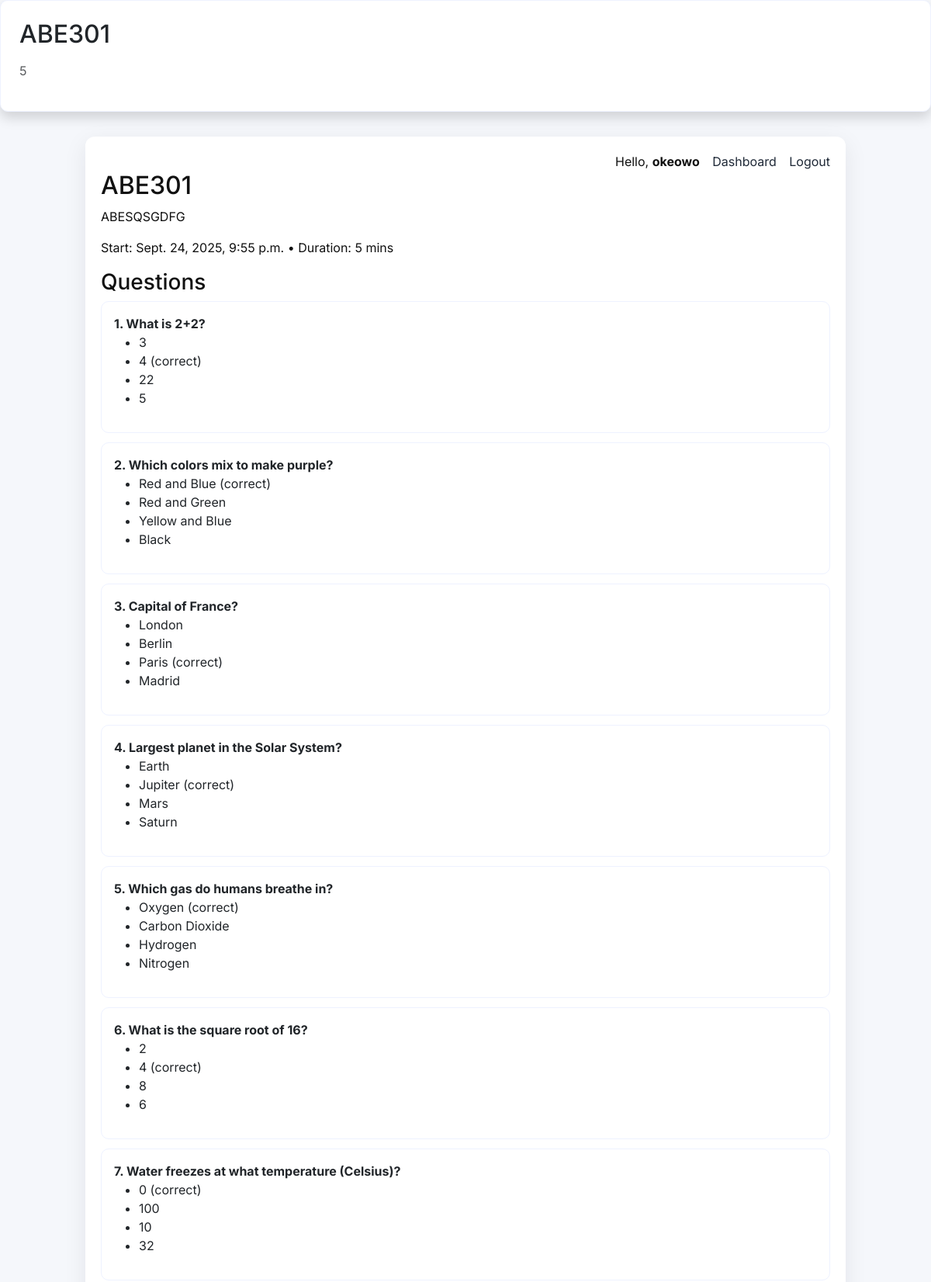
/exam/10/ (signed in, upper part), run on the app's committed database.
### exams/models.py (models this page shows, shortened)
class Exam(models.Model):
    title = models.CharField(max_length=255)
    description = models.TextField(blank=True)
    start_time = models.DateTimeField(null=True, blank=True)
    duration_minutes = models.PositiveIntegerField(default=10)
    created_by = models.ForeignKey(User, on_delete=models.SET_NULL, null=True, related_name='created_exams')

class Question(models.Model):
    exam = models.ForeignKey(Exam, on_delete=models.CASCADE, related_name='questions')
    text = models.TextField()

class Choice(models.Model):
    question = models.ForeignKey(Question, on_delete=models.CASCADE, related_name='choices')
    text = models.CharField(max_length=1000)
    is_correct = models.BooleanField(default=False)

### exams/views.py (the view, shortened to what this page needs)
# urls.py: path('exam/<int:exam_id>/', views.exam_detail, name='exam_detail'),
@login_required
def exam_detail(request, exam_id):
    exam = get_object_or_404(Exam, id=exam_id)
    profile = request.user.profile
    if profile.role == 'staff' and exam.created_by == request.user:
        return render(request, 'exams/exam_detail_staff.html', {'exam': exam})

### exams/templates/exams/exam_detail_staff.html (shortened to what this page needs)
{% extends 'exams/base.html' %}
{% block content %}
<h2>{{ exam.title }}</h2>
<p>{{ exam.description }}</p>
<p>Start: {{ exam.start_time }} • Duration: {{ exam.duration_minutes }} mins</p>
<h3>Questions</h3>
<div>
  {% for q in exam.questions.all %}
    <div class="card">
      <strong>{{ forloop.counter }}. {{ q.text }}</strong>
      <ul>
        {% for c in q.choices.all %}
          <li>{{ c.text }} {% if c.is_correct %}(correct){% endif %}</li>
        {% endfor %}
      </ul>
    </div>
  {% empty %}
    <p>No questions yet. Upload a Word file or add manually.</p>
  {% endfor %}
</div>
{% endblock %}

### exams/templates/exams/base.html (shortened to what this page needs)
<!doctype html>
<html>
<head>
  <link href="https://cdn.jsdelivr.net/npm/bootstrap@5.3.0/dist/css/bootstrap.min.css" rel="stylesheet">
<div class="card p-4 shadow">
  <h2 class="mb-3">{{ exam.title }}</h2>
  <p class="text-muted">{{ exam.duration_minutes }}</p>
</div>
</head>
<body>
  <div class="container">
    <header>
      <nav>
        {% if user.is_authenticated %}
          Hello, <strong>{{ user.username }}</strong>
          <a href="{% url 'exams:dashboard' %}">Dashboard</a>
          <a href="{% url 'exams:logout' %}">Logout</a>
        {% else %}
          <a href="{% url 'exams:login' %}">Login</a>
          <a href="{% url 'exams:register' %}">Register</a>
        {% endif %}
      </nav>
    </header>
    <main>
      {% block content %}{% endblock %}
    </main>
  </div>
</body>
</html>

### exams/templates/exams/base.html (style rules this page uses)
body { font-family:Inter,system-ui,Segoe UI,Roboto,Helvetica,Arial;margin:0;background:#f5f7fb;color:#111 }
.container { max-width:980px;margin:32px auto;padding:20px;background:white;border-radius:12px;box-shadow:0 8px 30px rgba(14,30,37,.08) }
header { display:flex;justify-content:space-between;align-items:center }
nav a { margin-left:12px;text-decoration:none;color:#1f2937 }
.card { padding:16px;border-radius:10px;background:#fff;border:1px solid #eef2ff;margin-bottom:12px }

### data on the page
Exam: title "ABE301", duration_minutes "5", description "ABESQSGDFG", start_time "Sept. 24, 2025, 9:55 p.m."
Question: text "What is 2+2?"
Choice: text "3"
Choice: text "4", is_correct "(correct)"
Choice: text "22"
Choice: text "5"
Question: text "Which colors mix to make purple?"
Choice: text "Red and Blue", is_correct "(correct)"
Choice: text "Red and Green"
Choice: text "Yellow and Blue"
Choice: text "Black"
Question: text "Capital of France?"
Choice: text "London"
Choice: text "Berlin"
Choice: text "Paris", is_correct "(correct)"
Choice: text "Madrid"
Question: text "Largest planet in the Solar System?"
Choice: text "Earth"
Choice: text "Jupiter", is_correct "(correct)"
Choice: text "Mars"
Choice: text "Saturn"
Question: text "Which gas do humans breathe in?"
Choice: text "Oxygen", is_correct "(correct)"
Choice: text "Carbon Dioxide"
Choice: text "Hydrogen"
Choice: text "Nitrogen"
Question: text "What is the square root of 16?"
Choice: text "2"
Choice: text "4", is_correct "(correct)"
Choice: text "8"
Choice: text "6"
Question: text "Water freezes at what temperature (Celsius)?"
Choice: text "0", is_correct "(correct)"
Choice: text "100"
Choice: text "10"
Choice: text "32"

### other printed values
{{ user.username }} "okeowo"
